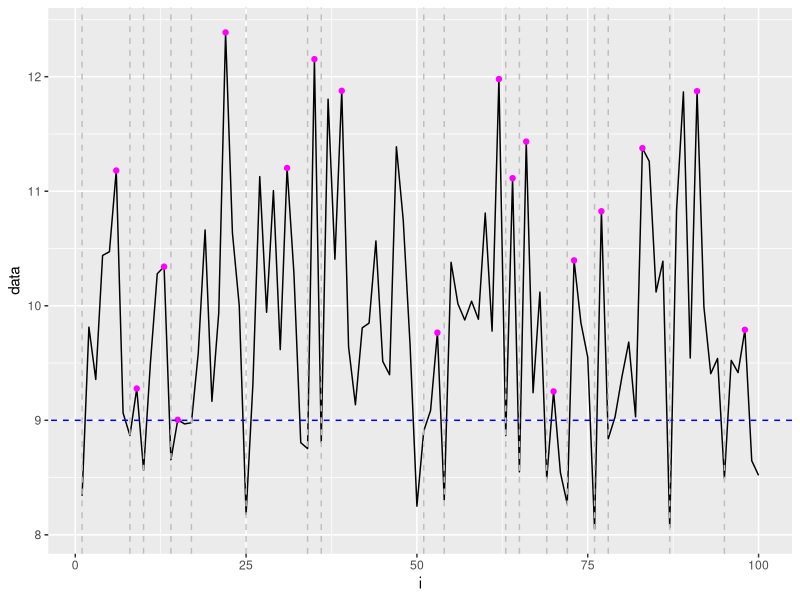

This figure's R source:

# set up df
th <- 9
L <- 100
df <- data.frame(i=1:L, data=rnorm(L, mean=10))
df$val <- ifelse(df$data < th, NA, df$data)

# find all NA values
inx <- which(is.na(df$val))

# correct for first and last indices
if (!(1%in%inx)) inx <- c(1, inx)
if (!(L%in%inx)) inx <- c(inx, L)

# Find start and stop of non-NA 'gaps'
M <- length(inx)
inx2 <- c(inx[2:M], 0) - inx
start <- which(inx2 > 1)
stop <- start + 1

# find max of each non-NA gap
max.inx <- c()
for (i in 1:length(start)) {
  s1 <- start[i]
  s2 <- stop[i]
  r1 <- ifelse(inx[s1]==1, inx[s1], inx[s1]+1)
  r2 <- ifelse(inx[s2]==L, inx[s2], inx[s2]-1)
  range <- r1:r2
  sub <- df[range,]
  max.inx <- c(max.inx, sub$i[sub$val == max(sub$val, na.rm=T)])
}
df$maxes <- df$i %in% max.inx 

# make a nice plot :)
library(ggplot2)
ggplot(df, aes(i, data)) + 
  geom_line() +
  geom_point(data=df[df$maxes,], aes(x=i, y=data), color='magenta') +
  geom_abline(slope=0, intercept=th, color='blue', linetype="dashed") +
  geom_vline(xintercept=inx[start], color='gray', linetype='dashed')
